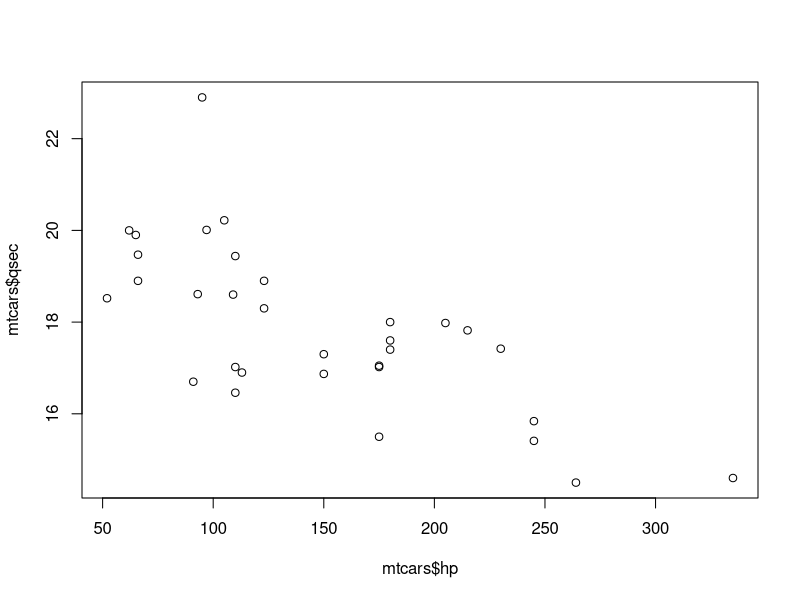
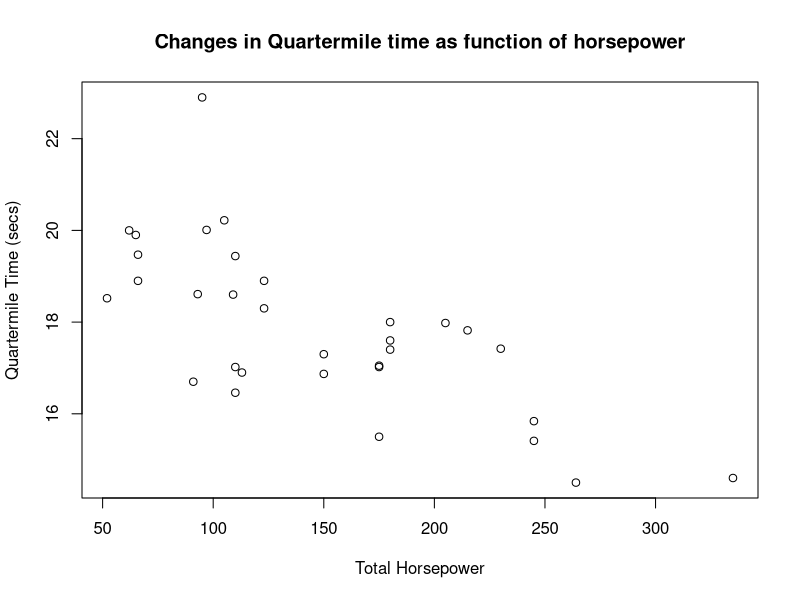
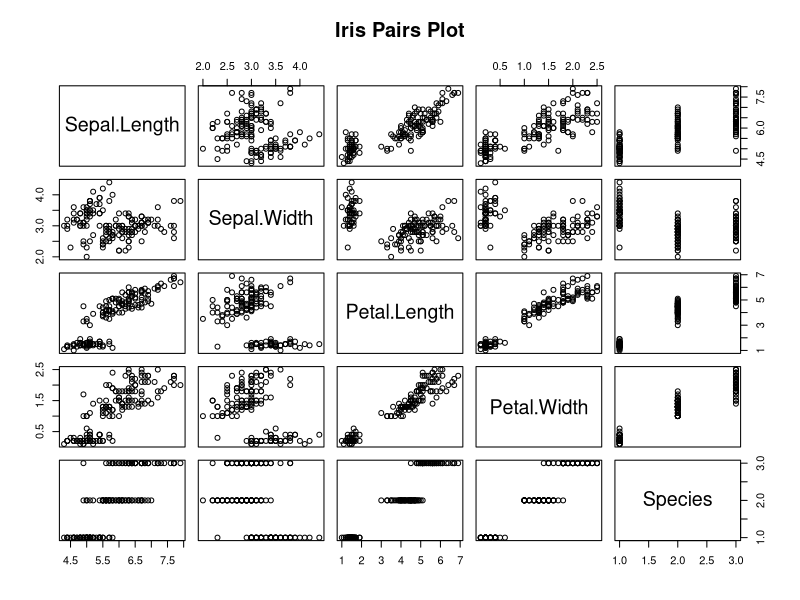
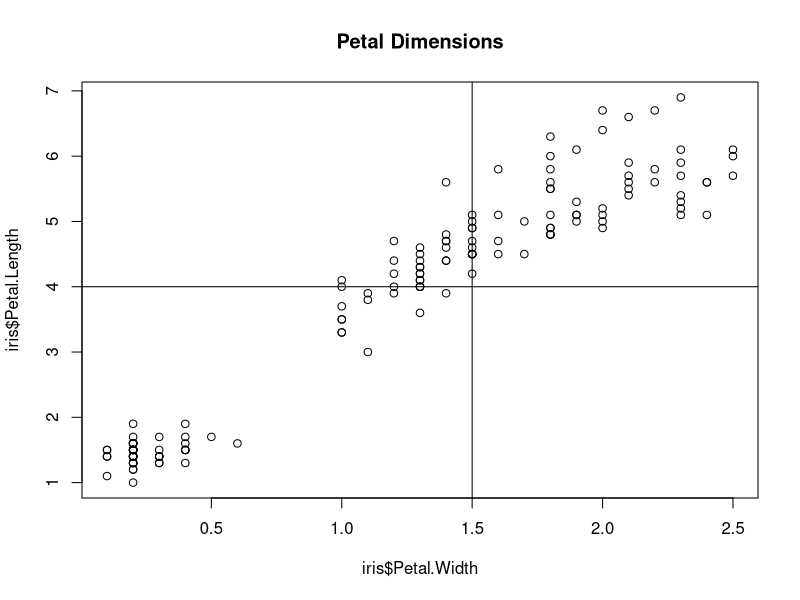
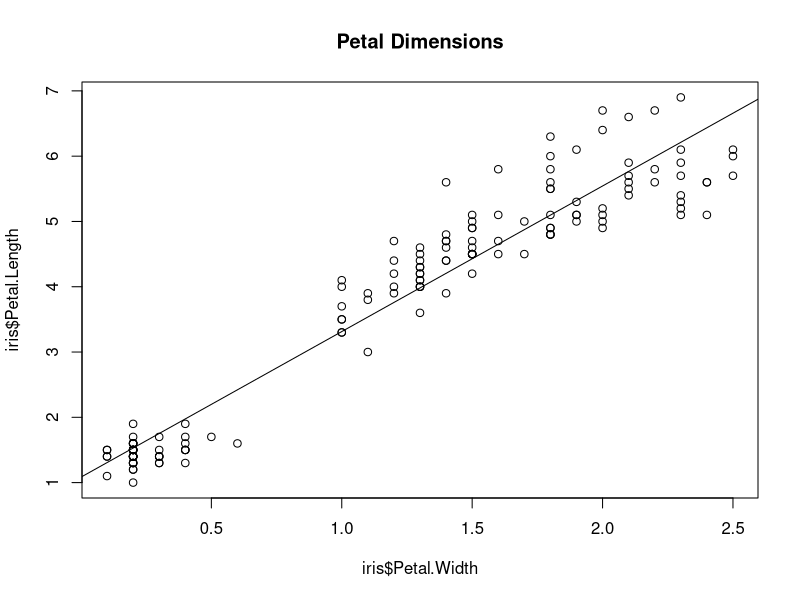
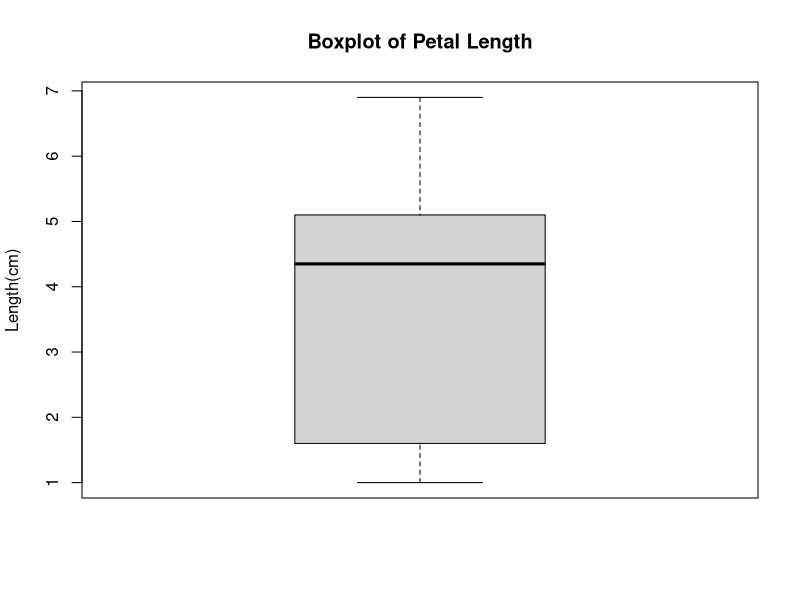
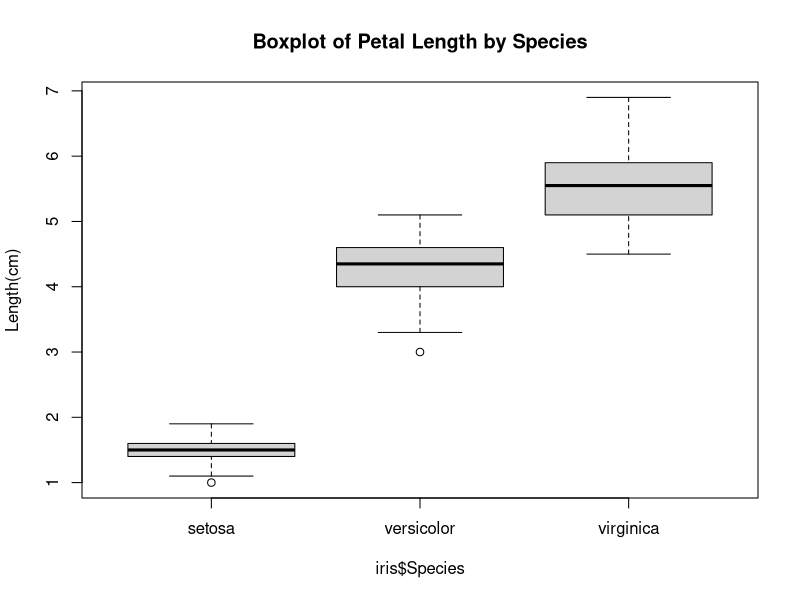
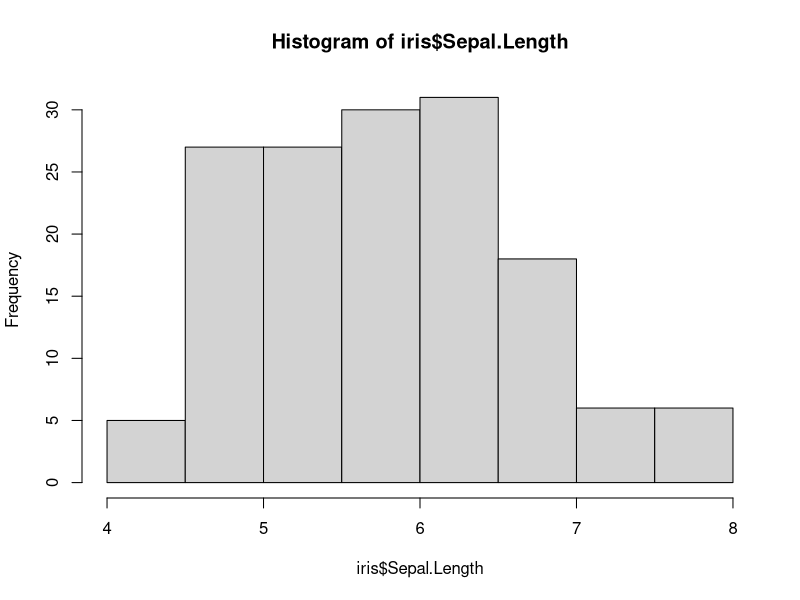

Write R code to recreate these figures, in order.
## ---- chunk 1
summary(iris)
## ---- chunk 2
range(iris$Petal.Length)
## ---- chunk 3
IQR(iris$Sepal.Width)
## ---- chunk 4
quantile(iris$Sepal.Length)
## ---- chunk 5
quantile(iris$Sepal.Length, probs=(c(0.025,0.975)))
## ---- chunk 6
plot(mtcars$hp,mtcars$qsec)
## ---- chunk 7
plot(mtcars$hp,mtcars$qsec,main="Changes in Quartermile time as function of horsepower",
     xlab="Total Horsepower",ylab="Quartermile Time (secs)")
## ---- chunk 8
plot(iris, main="Iris Pairs Plot")
## ---- chunk 9
plot(iris$Petal.Width,iris$Petal.Length, main="Petal Dimensions")
#horizontal line at specified y value
abline(h=4)
#a vertical line
abline(v=1.5)
## ---- chunk 10
plot(iris$Petal.Width,iris$Petal.Length, main="Petal Dimensions")
#abline accepts a liner model object as input
#linear model is done with lm, and uses a formula as input
abline(lm(Petal.Length~Petal.Width,data=iris))
## ---- chunk 11
boxplot(iris$Petal.Length, main="Boxplot of Petal Length",ylab="Length(cm)")
## ---- chunk 12
boxplot(iris$Petal.Length~iris$Species, main="Boxplot of Petal Length by Species",ylab="Length(cm)")
## ---- chunk 13
hist(iris$Sepal.Length)
hist(airquality$Temp,breaks=10)
## ---- chunk 14
aq_temp_ecdf<-ecdf(airquality$Temp)
plot(aq_temp_ecdf)
